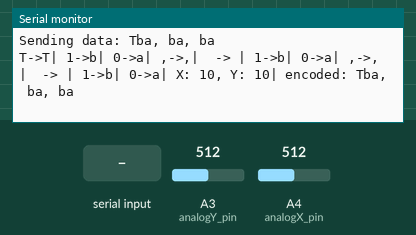
A sketch run on a simulated Arduino Uno, built with avr-gcc and run on an emulated ATmega328P. Shown: the last lines printed to the serial monitor. The inputs (shaded band) are chosen by the test bench; at power-on: A3 (analogY_pin) = 512, A4 (analogX_pin) = 512.

Above: at 1.2 s.
1.3 s: A3 (analogY_pin) set to 716
At 1.59 s:
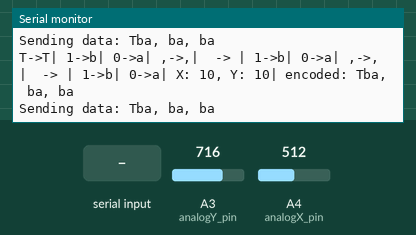
3.3 s: A4 (analogX_pin) set to 716
At 5.0 s:
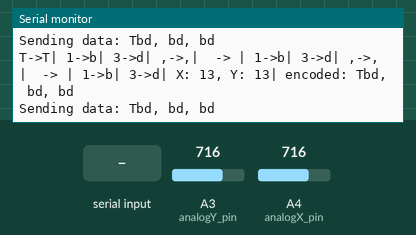
5.1 s: "90,45\n" received over Serial
8.3 s: "5\n" received over Serial
9.8 s: A3 (analogY_pin) set to 900
At 10.59 s:
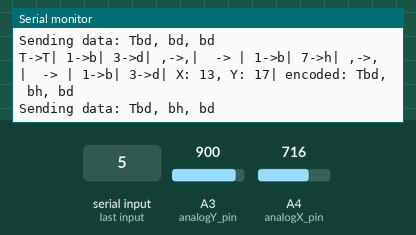
11.7 s: A4 (analogX_pin) set to 900
At 12.36 s:
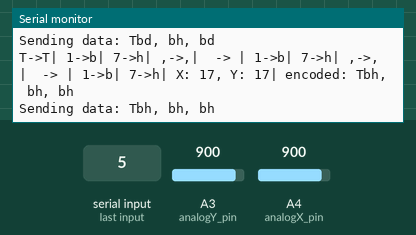

Measured:
- after the input at 3.3 s, the serial monitor: prints a new line after 0.25 s (image 2)
- after the input at 9.8 s, the serial monitor: prints a new line after 0.38 s (image 3)
- after the input at 11.7 s, the serial monitor: prints a new line after 0.25 s (image 4)

The sketch:

Controller.ino
```cpp
#include <SoftwareSerial.h>

// Pin 2 --> Bluetooth TX
// Pin 3 --> Bluetooth RX
SoftwareSerial btModule(2, 3);

const char scrambledAlphabet[26] = "abCdEFghIJkLmnOpQRsTuvWXyz";

// analog stick setup reference: https://brainy-bits.com/blogs/tutorials/arduino-joystick-tutorial
const int analogX_pin = 4; //VRy
const int analogY_pin = 3; //VRx
const int analogSwitch_pin = 4;

const int analog_press = 4;

//possible range of analog stick values
#define STICK_MIN 0
#define STICK_MAX 1023

#define CONNECTION_RATE 9600 //rate of servant module

void setup()
{
  Serial.begin(9600);
  btModule.begin(CONNECTION_RATE);

  pinMode(analogSwitch_pin, INPUT);
  digitalWrite(analogSwitch_pin, LOW);

  Serial.println("Ready");
}

void sendString(String data){
  Serial.println("Sending data: " + data);
  int len = data.length();
  for(int i = 0; i < len; ++i){
    delay(1);
    btModule.write(data.charAt(i));
  }
}

void sendFromSerial(){
  if(Serial.available()){
    String s = "";
    delay(50); //wait for message to fully load into Serial
    while(Serial.available() > 0){
      s += (char)Serial.read();
    }
    sendString(s);
  }
}

//reference: https://www.arduino.cc/reference/en/language/functions/math/map/
//scale to 0-1 scale
String scaleAnalog(int value){
  int mappedValue = map(value, STICK_MIN, STICK_MAX, 0, 20);
  return String(mappedValue);
}

//encode string from regular numbers to scrambled alphabet
String encodeNumbers(String input){
  String s = "";
  const int len = input.length();
  for(int i = 0; i < len; ++i){
    char currentChar = input.charAt(i);

    //replace number with character at index
    if(isDigit(currentChar)){
      currentChar = scrambledAlphabet[(int)currentChar - '0'];
    }

    Serial.print(String(input.charAt(i)) + "->" + currentChar + "| ");

    s += currentChar;
  }
  return s;
}

void loop() {
  sendFromSerial();

  String x = scaleAnalog(analogRead(analogX_pin));
  String y = scaleAnalog(analogRead(analogY_pin));
  String z = scaleAnalog(analogRead(analog_press));
  String throttleMsg = encodeNumbers("T" + x + ", " + y + ", " + z);

  Serial.println("X: " + x + ", Y: " + y + "| encoded: " + throttleMsg);
  sendString(throttleMsg);

  delay(500);
}
```
